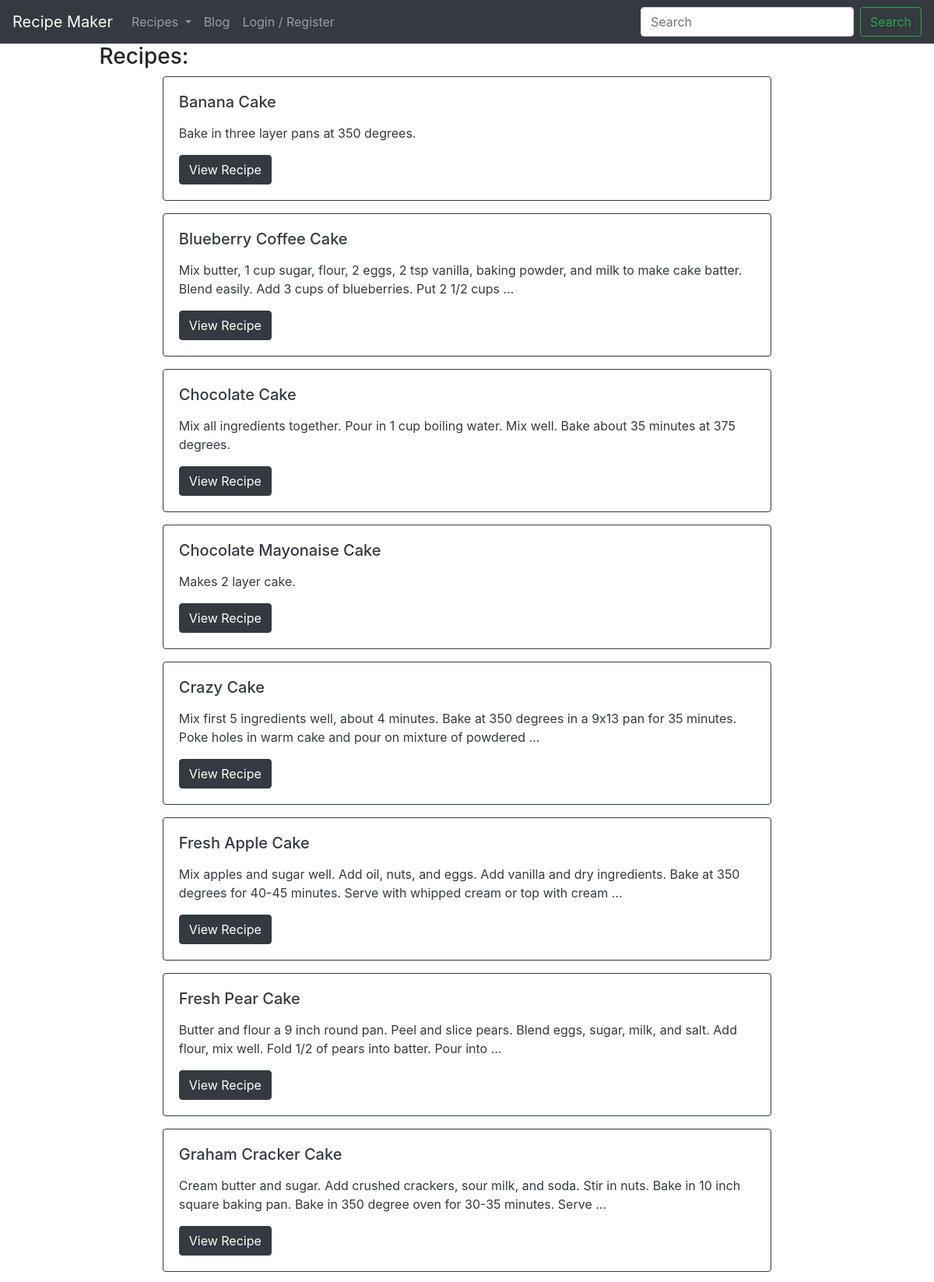
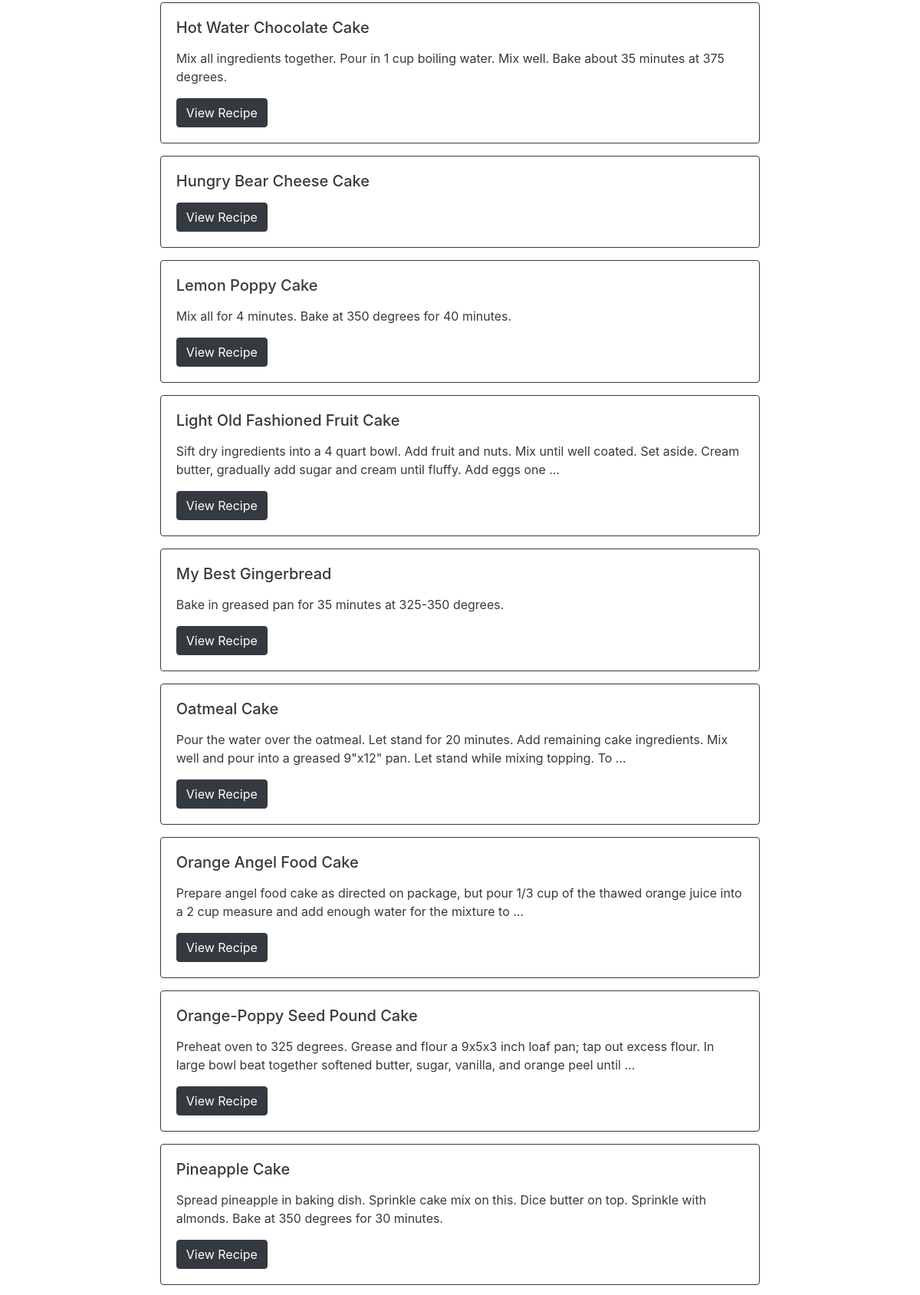
The app's page /recipes/ (upper part) with its own data (2 pictures, top to bottom).
### recipes/models.py (models this page shows)
class Recipe(models.Model):
    author = models.ForeignKey(User, default=1, null=True, on_delete=models.PROTECT)
    title = models.CharField(max_length=30, unique=True, blank=False, null=False)
    slug = models.SlugField(unique=True)
    ingredients = models.ManyToManyField(Ingredient, blank=True, related_name="ingredients")
    instructions = models.TextField(blank=False, null=False)
    date = models.DateField(auto_now_add=True, null=True)
    keywords = models.ManyToManyField(Keyword, blank=True)
    category = models.ForeignKey(Category, null=True, blank=True, on_delete=models.PROTECT)

### recipes/views.py (the view)
# urls.py: path("", recipe_list_view),
def recipe_list_view(request):
    qs = Recipe.objects.all()
    template = 'recipes/recipe_list_page.html'
    context = {'recipe_list': qs}
    return render(request, template, context)

### templates/recipes/recipe_list_page.html (shortened to what this page needs)
{% extends "base.html" %}
{% block content %}
<div class='col-12 col-md-10 mb-3 mx-auto'>
    <h3>Recipes:</h3>
        <div class='row'>
            {% for recipe in recipe_list %}
                {% include 'recipes/recipe_inline.html' with Recipe=recipe truncate=True detail=False %}
            {% endfor %}
        </div>
</div>
{% endblock %}

### templates/recipes/recipe_inline.html (shortened to what this page needs)
<div class='col-12 col-md-10 mb-3 mx-auto'>
    <div class='card border border-dark text-dark'>
       <div class='card-body'>
           <h5 class='card-title'>{{ Recipe.title }}</h5>
           <p class='card-text'>
               {% if truncate %}
                   {{ Recipe.instructions|linebreaks|truncatewords:30 }}
               {% else %}
                   {{ Recipe.instructions|linebreaks }}
               {% endif %}
           </p>
           <a href='/recipes/{{recipe.slug}}' class="btn btn-dark" role='button' aria-pressed="true">View Recipe</a>
       </div>
    </div>
   </div>

### records on screen
Recipe: title "Banana Cake", instructions "Bake in three layer pans at 350 degrees."
Recipe: title "Blueberry Coffee Cake", instructions "Mix butter, 1 cup sugar, flour, 2 eggs, 2 tsp vanilla, baking powder, and milk to make cake batter. Blend easily. Add 3 cups of blueberries. Put 2 1/2 cups …"
Recipe: title "Chocolate Cake", instructions "Mix all ingredients together. Pour in 1 cup boiling water. Mix well. Bake about 35 minutes at 375 degrees."
Recipe: title "Chocolate Mayonaise Cake", instructions "Makes 2 layer cake."
Recipe: title "Crazy Cake", instructions "Mix first 5 ingredients well, about 4 minutes. Bake at 350 degrees in a 9x13 pan for 35 minutes. Poke holes in warm cake and pour on mixture of powdered …"
Recipe: title "Fresh Apple Cake", instructions "Mix apples and sugar well. Add oil, nuts, and eggs. Add vanilla and dry ingredients. Bake at 350 degrees for 40-45 minutes. Serve with whipped cream or top with cream …"
Recipe: title "Fresh Pear Cake", instructions "Butter and flour a 9 inch round pan. Peel and slice pears. Blend eggs, sugar, milk, and salt. Add flour, mix well. Fold 1/2 of pears into batter. Pour into …"
Recipe: title "Graham Cracker Cake", instructions "Cream butter and sugar. Add crushed crackers, sour milk, and soda. Stir in nuts. Bake in 10 inch square baking pan. Bake in 350 degree oven for 30-35 minutes. Serve …"
Recipe: title "Hot Water Chocolate Cake", instructions "Mix all ingredients together. Pour in 1 cup boiling water. Mix well. Bake about 35 minutes at 375 degrees."
Recipe: title "Hungry Bear Cheese Cake"
Recipe: title "Lemon Poppy Cake", instructions "Mix all for 4 minutes. Bake at 350 degrees for 40 minutes."
Recipe: title "Light Old Fashioned Fruit Cake", instructions "Sift dry ingredients into a 4 quart bowl. Add fruit and nuts. Mix until well coated. Set aside. Cream butter, gradually add sugar and cream until fluffy. Add eggs one …"
Recipe: title "My Best Gingerbread", instructions "Bake in greased pan for 35 minutes at 325-350 degrees."
Recipe: title "Oatmeal Cake", instructions "Pour the water over the oatmeal. Let stand for 20 minutes. Add remaining cake ingredients. Mix well and pour into a greased 9\"x12\" pan. Let stand while mixing topping. To …"
Recipe: title "Orange Angel Food Cake", instructions "Prepare angel food cake as directed on package, but pour 1/3 cup of the thawed orange juice into a 2 cup measure and add enough water for the mixture to …"
Recipe: title "Orange-Poppy Seed Pound Cake", instructions "Preheat oven to 325 degrees. Grease and flour a 9x5x3 inch loaf pan; tap out excess flour. In large bowl beat together softened butter, sugar, vanilla, and orange peel until …"
Recipe: title "Pineapple Cake", instructions "Spread pineapple in baking dish. Sprinkle cake mix on this. Dice butter on top. Sprinkle with almonds. Bake at 350 degrees for 30 minutes."
